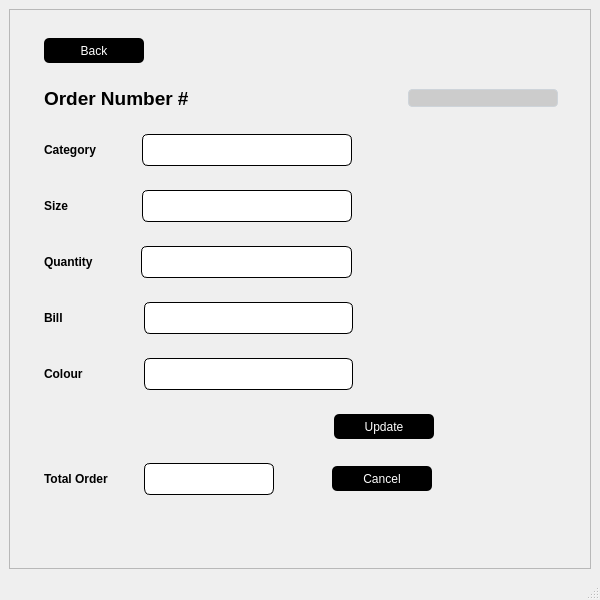
<?xml version="1.0" encoding="UTF-8"?>
<ui version="4.0">
 <class>MainWindow</class>
 <widget class="QMainWindow" name="MainWindow">
  <property name="geometry">
   <rect>
    <x>0</x>
    <y>0</y>
    <width>600</width>
    <height>600</height>
   </rect>
  </property>
  <property name="windowTitle">
   <string>MainWindow</string>
  </property>
  <property name="styleSheet">
   <string notr="true">#cancelframe{
background-image:url(:/cancel/Graphics/cancel order/output-onlinepngtools (1).png);
padding:10px;
}
#quantitytxt , #billtxt , #colortxt , #totaltxt , #cateogrytxt ,#sizetxt{
height:20px;
border:1px solid black;
border-radius : 6px;
padding:5px 10px;
}
#quantitytxt:hover ,  #billtxt:hover , #colortxt:hover , #totaltxt:hover{
border:2px solid gray;
}
#quantitytxt:focus ,  #billtxt:focus , #colortxt:focus , #totaltxt:focus{
border:2px solid blue;
}
#backbtn , #updatebtn ,#cancelbtn{
height:25px;
width:50px;
color:white;
background-color:rgb(0, 0, 0);
border-radius:5px;
}
#backbtnbtn:pressed , #updatebtn:pressed , #cancelbtn:pressed {
	padding-left:5px;
	padding-top:5px;
	background-color:rgba(112,112,112,255);
	border-postion:calc(100% -10px)center;
}
#backbtn:hover , #updatebtn:hover , #cancelbtn:hover {
	background-color:rgba(112,112,112,255);
}
#numbercmb {
	background-color: rgb(204, 204, 204);
	border: 1px solid #ced4da;
	border-radius : 4px;
	padding-left : 10px;
}
#numbercmb::drop-down{
	border:-20px;
}
#numbercmb::down-arrow {
	image : url(:/cancel/Graphics/cancel order/1200px-Ic_arrow_drop_down_36px.svg.png);
	width : 20px;
	height : 20px;
	margin-right : 20px
}
#numbercmb:on {
 	border : 4px solid #c2dbfe;
}
</string>
  </property>
  <widget class="QWidget" name="centralwidget">
   <layout class="QGridLayout" name="gridLayout">
    <item row="0" column="0">
     <widget class="QFrame" name="cancelframe">
      <property name="frameShape">
       <enum>QFrame::StyledPanel</enum>
      </property>
      <property name="frameShadow">
       <enum>QFrame::Raised</enum>
      </property>
      <layout class="QFormLayout" name="formLayout">
       <item row="0" column="1">
        <widget class="QWidget" name="widget" native="true">
         <layout class="QHBoxLayout" name="horizontalLayout">
          <item>
           <widget class="QPushButton" name="backbtn">
            <property name="minimumSize">
             <size>
              <width>100</width>
              <height>0</height>
             </size>
            </property>
            <property name="text">
             <string>Back</string>
            </property>
           </widget>
          </item>
          <item>
           <spacer name="horizontalSpacer">
            <property name="orientation">
             <enum>Qt::Horizontal</enum>
            </property>
            <property name="sizeHint" stdset="0">
             <size>
              <width>40</width>
              <height>20</height>
             </size>
            </property>
           </spacer>
          </item>
         </layout>
        </widget>
       </item>
       <item row="1" column="1">
        <widget class="QWidget" name="widget_3" native="true">
         <layout class="QHBoxLayout" name="horizontalLayout_2">
          <item>
           <widget class="QLabel" name="numberlbl">
            <property name="text">
             <string>&lt;html&gt;&lt;head/&gt;&lt;body&gt;&lt;p&gt;&lt;span style=&quot; font-size:14pt; font-weight:600;&quot;&gt;Order Number #&lt;/span&gt;&lt;/p&gt;&lt;/body&gt;&lt;/html&gt;</string>
            </property>
           </widget>
          </item>
          <item>
           <spacer name="horizontalSpacer_3">
            <property name="orientation">
             <enum>Qt::Horizontal</enum>
            </property>
            <property name="sizeType">
             <enum>QSizePolicy::Preferred</enum>
            </property>
            <property name="sizeHint" stdset="0">
             <size>
              <width>250</width>
              <height>20</height>
             </size>
            </property>
           </spacer>
          </item>
          <item>
           <widget class="QComboBox" name="numbercmb">
            <property name="minimumSize">
             <size>
              <width>150</width>
              <height>0</height>
             </size>
            </property>
           </widget>
          </item>
          <item>
           <spacer name="horizontalSpacer_2">
            <property name="orientation">
             <enum>Qt::Horizontal</enum>
            </property>
            <property name="sizeHint" stdset="0">
             <size>
              <width>40</width>
              <height>20</height>
             </size>
            </property>
           </spacer>
          </item>
         </layout>
        </widget>
       </item>
       <item row="3" column="1">
        <widget class="QWidget" name="widget_2" native="true">
         <layout class="QHBoxLayout" name="horizontalLayout_3">
          <item>
           <widget class="QLabel" name="categorylbl">
            <property name="font">
             <font>
              <weight>75</weight>
              <bold>true</bold>
             </font>
            </property>
            <property name="text">
             <string>Category</string>
            </property>
           </widget>
          </item>
          <item>
           <spacer name="horizontalSpacer_5">
            <property name="orientation">
             <enum>Qt::Horizontal</enum>
            </property>
            <property name="sizeType">
             <enum>QSizePolicy::Preferred</enum>
            </property>
            <property name="sizeHint" stdset="0">
             <size>
              <width>40</width>
              <height>20</height>
             </size>
            </property>
           </spacer>
          </item>
          <item>
           <widget class="QLineEdit" name="cateogrytxt"/>
          </item>
          <item>
           <spacer name="horizontalSpacer_4">
            <property name="orientation">
             <enum>Qt::Horizontal</enum>
            </property>
            <property name="sizeHint" stdset="0">
             <size>
              <width>40</width>
              <height>20</height>
             </size>
            </property>
           </spacer>
          </item>
         </layout>
        </widget>
       </item>
       <item row="5" column="1">
        <widget class="QWidget" name="widget_4" native="true">
         <layout class="QHBoxLayout" name="horizontalLayout_4">
          <item>
           <widget class="QLabel" name="sizelbl">
            <property name="font">
             <font>
              <weight>75</weight>
              <bold>true</bold>
             </font>
            </property>
            <property name="text">
             <string>Size</string>
            </property>
           </widget>
          </item>
          <item>
           <spacer name="horizontalSpacer_7">
            <property name="orientation">
             <enum>Qt::Horizontal</enum>
            </property>
            <property name="sizeType">
             <enum>QSizePolicy::Preferred</enum>
            </property>
            <property name="sizeHint" stdset="0">
             <size>
              <width>68</width>
              <height>20</height>
             </size>
            </property>
           </spacer>
          </item>
          <item>
           <widget class="QLineEdit" name="sizetxt"/>
          </item>
          <item>
           <spacer name="horizontalSpacer_6">
            <property name="orientation">
             <enum>Qt::Horizontal</enum>
            </property>
            <property name="sizeHint" stdset="0">
             <size>
              <width>40</width>
              <height>20</height>
             </size>
            </property>
           </spacer>
          </item>
         </layout>
        </widget>
       </item>
       <item row="7" column="1">
        <widget class="QWidget" name="widget_5" native="true">
         <layout class="QHBoxLayout" name="horizontalLayout_5">
          <item>
           <widget class="QLabel" name="quantitylbl">
            <property name="font">
             <font>
              <weight>75</weight>
              <bold>true</bold>
             </font>
            </property>
            <property name="text">
             <string>Quantity</string>
            </property>
           </widget>
          </item>
          <item>
           <spacer name="horizontalSpacer_9">
            <property name="orientation">
             <enum>Qt::Horizontal</enum>
            </property>
            <property name="sizeType">
             <enum>QSizePolicy::Preferred</enum>
            </property>
            <property name="sizeHint" stdset="0">
             <size>
              <width>42</width>
              <height>20</height>
             </size>
            </property>
           </spacer>
          </item>
          <item>
           <widget class="QLineEdit" name="quantitytxt"/>
          </item>
          <item>
           <spacer name="horizontalSpacer_8">
            <property name="orientation">
             <enum>Qt::Horizontal</enum>
            </property>
            <property name="sizeHint" stdset="0">
             <size>
              <width>40</width>
              <height>20</height>
             </size>
            </property>
           </spacer>
          </item>
         </layout>
        </widget>
       </item>
       <item row="9" column="1">
        <widget class="QWidget" name="widget_6" native="true">
         <layout class="QHBoxLayout" name="horizontalLayout_6">
          <item>
           <widget class="QLabel" name="billlbl">
            <property name="font">
             <font>
              <weight>75</weight>
              <bold>true</bold>
             </font>
            </property>
            <property name="text">
             <string>Bill</string>
            </property>
           </widget>
          </item>
          <item>
           <spacer name="horizontalSpacer_11">
            <property name="orientation">
             <enum>Qt::Horizontal</enum>
            </property>
            <property name="sizeType">
             <enum>QSizePolicy::Preferred</enum>
            </property>
            <property name="sizeHint" stdset="0">
             <size>
              <width>75</width>
              <height>20</height>
             </size>
            </property>
           </spacer>
          </item>
          <item>
           <widget class="QLineEdit" name="billtxt">
            <property name="readOnly">
             <bool>true</bool>
            </property>
           </widget>
          </item>
          <item>
           <spacer name="horizontalSpacer_10">
            <property name="orientation">
             <enum>Qt::Horizontal</enum>
            </property>
            <property name="sizeHint" stdset="0">
             <size>
              <width>40</width>
              <height>20</height>
             </size>
            </property>
           </spacer>
          </item>
         </layout>
        </widget>
       </item>
       <item row="11" column="1">
        <widget class="QWidget" name="widget_7" native="true">
         <layout class="QHBoxLayout" name="horizontalLayout_7">
          <item>
           <widget class="QLabel" name="colorlbl">
            <property name="font">
             <font>
              <weight>75</weight>
              <bold>true</bold>
             </font>
            </property>
            <property name="text">
             <string>Colour</string>
            </property>
           </widget>
          </item>
          <item>
           <spacer name="horizontalSpacer_13">
            <property name="orientation">
             <enum>Qt::Horizontal</enum>
            </property>
            <property name="sizeType">
             <enum>QSizePolicy::Preferred</enum>
            </property>
            <property name="sizeHint" stdset="0">
             <size>
              <width>55</width>
              <height>20</height>
             </size>
            </property>
           </spacer>
          </item>
          <item>
           <widget class="QLineEdit" name="colortxt"/>
          </item>
          <item>
           <spacer name="horizontalSpacer_12">
            <property name="orientation">
             <enum>Qt::Horizontal</enum>
            </property>
            <property name="sizeHint" stdset="0">
             <size>
              <width>40</width>
              <height>20</height>
             </size>
            </property>
           </spacer>
          </item>
         </layout>
        </widget>
       </item>
       <item row="13" column="1">
        <widget class="QWidget" name="widget_8" native="true">
         <layout class="QHBoxLayout" name="horizontalLayout_8">
          <item>
           <widget class="QLabel" name="totallbl">
            <property name="font">
             <font>
              <weight>75</weight>
              <bold>true</bold>
             </font>
            </property>
            <property name="text">
             <string>Total Order</string>
            </property>
           </widget>
          </item>
          <item>
           <spacer name="horizontalSpacer_15">
            <property name="orientation">
             <enum>Qt::Horizontal</enum>
            </property>
            <property name="sizeType">
             <enum>QSizePolicy::Preferred</enum>
            </property>
            <property name="sizeHint" stdset="0">
             <size>
              <width>30</width>
              <height>20</height>
             </size>
            </property>
           </spacer>
          </item>
          <item>
           <widget class="QLineEdit" name="totaltxt">
            <property name="readOnly">
             <bool>true</bool>
            </property>
           </widget>
          </item>
          <item>
           <spacer name="horizontalSpacer_14">
            <property name="orientation">
             <enum>Qt::Horizontal</enum>
            </property>
            <property name="sizeType">
             <enum>QSizePolicy::Preferred</enum>
            </property>
            <property name="sizeHint" stdset="0">
             <size>
              <width>52</width>
              <height>20</height>
             </size>
            </property>
           </spacer>
          </item>
          <item>
           <widget class="QPushButton" name="cancelbtn">
            <property name="minimumSize">
             <size>
              <width>100</width>
              <height>0</height>
             </size>
            </property>
            <property name="text">
             <string>Cancel</string>
            </property>
           </widget>
          </item>
          <item>
           <spacer name="horizontalSpacer_18">
            <property name="orientation">
             <enum>Qt::Horizontal</enum>
            </property>
            <property name="sizeHint" stdset="0">
             <size>
              <width>40</width>
              <height>20</height>
             </size>
            </property>
           </spacer>
          </item>
         </layout>
        </widget>
       </item>
       <item row="12" column="1">
        <widget class="QWidget" name="widget_9" native="true">
         <layout class="QHBoxLayout" name="horizontalLayout_9">
          <item>
           <spacer name="horizontalSpacer_16">
            <property name="orientation">
             <enum>Qt::Horizontal</enum>
            </property>
            <property name="sizeType">
             <enum>QSizePolicy::Preferred</enum>
            </property>
            <property name="sizeHint" stdset="0">
             <size>
              <width>290</width>
              <height>20</height>
             </size>
            </property>
           </spacer>
          </item>
          <item>
           <widget class="QPushButton" name="updatebtn">
            <property name="minimumSize">
             <size>
              <width>100</width>
              <height>0</height>
             </size>
            </property>
            <property name="text">
             <string>Update</string>
            </property>
           </widget>
          </item>
          <item>
           <spacer name="horizontalSpacer_17">
            <property name="orientation">
             <enum>Qt::Horizontal</enum>
            </property>
            <property name="sizeHint" stdset="0">
             <size>
              <width>40</width>
              <height>20</height>
             </size>
            </property>
           </spacer>
          </item>
         </layout>
        </widget>
       </item>
      </layout>
     </widget>
    </item>
   </layout>
  </widget>
  <widget class="QStatusBar" name="statusbar"/>
 </widget>
 <resources>
  <include location="../cancel.qrc"/>
 </resources>
 <connections/>
</ui>
